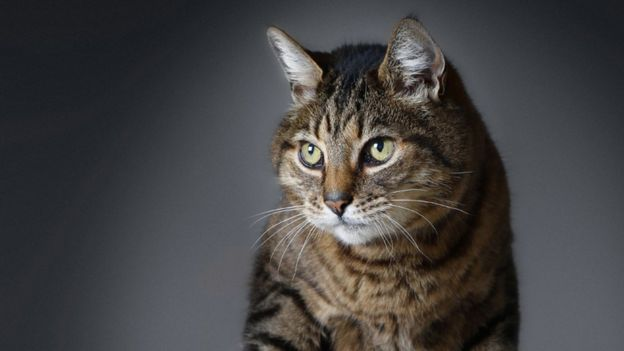
#> input picture img1.png, 624 x 351 px
$ jupyter execute --allow-errors 'HW 2-1.ipynb'   (shell and % lines are left out)
#> lines starting #> are read from the running program, lines starting #| are printed output that depends on the picture
[cell 1]

import numpy as np
import matplotlib.pyplot as plt
from ipywidgets import interact
from PIL import Image

[cell 2]
def drawline(a, b):
    t = np.linspace(-10,10,100)
    x=100*np.cos(t)
    y=100*np.sin(t)
    plt.plot(x,y)
    x1=np.linspace(1,50,100)
    y1=0*x1
    plt.plot(x1,y1+a)
interact(drawline, a=(-10,10), b=(-10,10))
#> the sliders are set to a = 0, b = 0
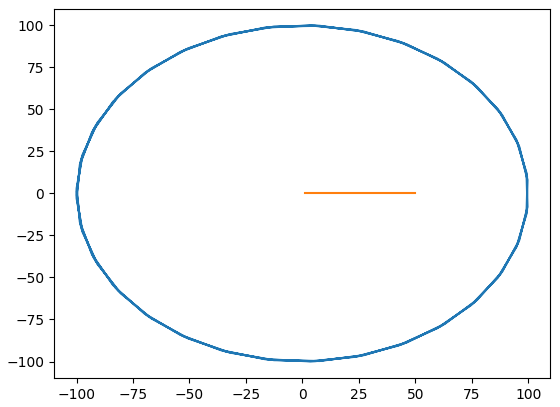
#> figure drawn by matplotlib, 1 panel

[cell 3]
def clock(a):
    theta=0.01*np.pi*a#hour
    x=np.cos(theta)
    y=np.sin(theta)
    plt.plot([x,0],[y,0])

    theta=0.12*np.pi*a#min
    x=2*np.cos(theta)
    y=2*np.sin(theta)
    plt.plot([x,0],[y,0])

    t = np.linspace(-10,10,100)#circle
    x1=3*np.cos(t)
    y1=3*np.sin(t)
    plt.plot(x1,y1)
interact(clock, a=(0,50.))
#> the sliders are set to a = 25.0
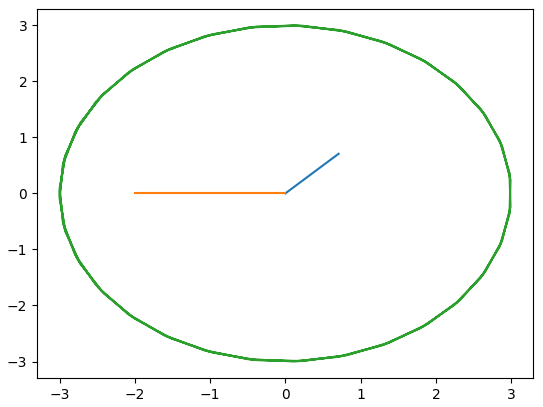
#> figure drawn by matplotlib, 1 panel

#> (a cell that did not finish here is left out)

[cell 5]
im=Image.open("img1.png")
#> im is the input picture: PIL image 624x351 RGB; mean R, G, B 68.3, 66.9, 67
im.show()
for i in range(0,10):
    im_rotate=im.rotate(i)
    im_rotate.show()
#> this loop made 10 passes
#> pass 2, `im_rotate=im.rotate(i)`:
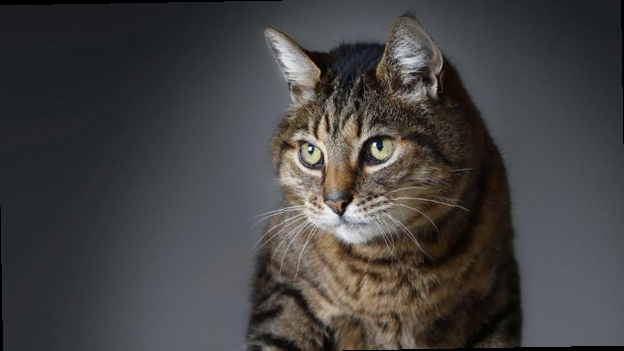
#> im_rotate: PIL image 624x351 RGB; mean R, G, B 67.8, 66.3, 66.4
#> pass 3, `im_rotate=im.rotate(i)`:
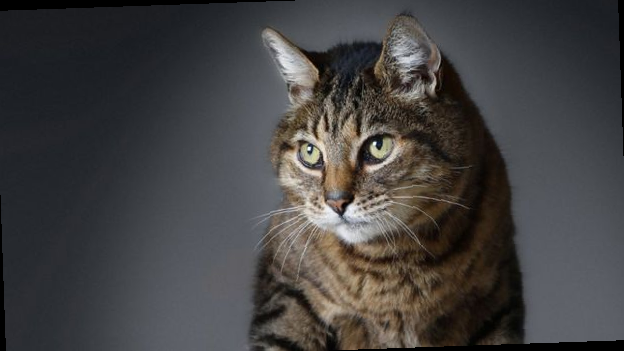
#> im_rotate: PIL image 624x351 RGB; mean R, G, B 67.3, 65.8, 65.8
#> after the loop:
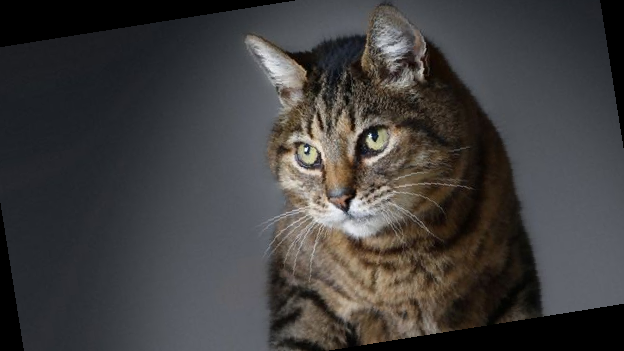
#> im_rotate: PIL image 624x351 RGB; mean R, G, B 64, 62.3, 62
